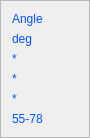
             <widget class="QFrame" name="frame_3">
              <property name="sizePolicy">
               <sizepolicy hsizetype="Minimum" vsizetype="Maximum">
                <horstretch>0</horstretch>
                <verstretch>0</verstretch>
               </sizepolicy>
              </property>
              <property name="minimumSize">
               <size>
                <width>90</width>
                <height>0</height>
               </size>
              </property>
              <property name="maximumSize">
               <size>
                <width>60</width>
                <height>16777215</height>
               </size>
              </property>
              <property name="frameShape">
               <enum>QFrame::StyledPanel</enum>
              </property>
              <property name="frameShadow">
               <enum>QFrame::Raised</enum>
              </property>
              <layout class="QGridLayout" name="gridLayout_12">
               <item row="4" column="0">
                <widget class="QLabel" name="lbAngleValue_2">
                 <property name="styleSheet">
                  <string notr="true">color: rgb(0, 85, 255);
font: 12pt &quot;Microsoft JhengHei UI&quot;;</string>
                 </property>
                 <property name="text">
                  <string>*</string>
                 </property>
                </widget>
               </item>
               <item row="1" column="0">
                <widget class="QLabel" name="label_9">
                 <property name="sizePolicy">
                  <sizepolicy hsizetype="Preferred" vsizetype="Preferred">
                   <horstretch>0</horstretch>
                   <verstretch>0</verstretch>
                  </sizepolicy>
                 </property>
                 <property name="styleSheet">
                  <string notr="true">color: rgb(0, 85, 255);
font: 12pt &quot;Microsoft YaHei UI&quot;;</string>
                 </property>
                 <property name="text">
                  <string>deg</string>
                 </property>
                </widget>
               </item>
               <item row="6" column="0">
                <widget class="QLabel" name="label_34">
                 <property name="styleSheet">
                  <string notr="true">color: rgb(0, 85, 255);
font: 12pt &quot;Microsoft JhengHei UI&quot;;</string>
                 </property>
                 <property name="text">
                  <string>55-78</string>
                 </property>
                </widget>
               </item>
               <item row="0" column="0">
                <widget class="QLabel" name="label_5">
                 <property name="sizePolicy">
                  <sizepolicy hsizetype="Preferred" vsizetype="Preferred">
                   <horstretch>0</horstretch>
                   <verstretch>0</verstretch>
                  </sizepolicy>
                 </property>
                 <property name="styleSheet">
                  <string notr="true">color: rgb(0, 85, 255);
font: 12pt &quot;Microsoft YaHei UI&quot;;</string>
                 </property>
                 <property name="text">
                  <string>Angle</string>
                 </property>
                </widget>
               </item>
               <item row="2" column="0">
                <widget class="QLabel" name="lbAngleValue">
                 <property name="styleSheet">
                  <string notr="true">color: rgb(0, 85, 255);
font: 12pt &quot;Microsoft JhengHei UI&quot;;</string>
                 </property>
                 <property name="text">
                  <string>*</string>
                 </property>
                </widget>
               </item>
               <item row="5" column="0">
                <widget class="QLabel" name="lbAngleValue_3">
                 <property name="styleSheet">
                  <string notr="true">color: rgb(0, 85, 255);
font: 12pt &quot;Microsoft JhengHei UI&quot;;</string>
                 </property>
                 <property name="text">
                  <string>*</string>
                 </property>
                </widget>
               </item>
              </layout>
             </widget>
